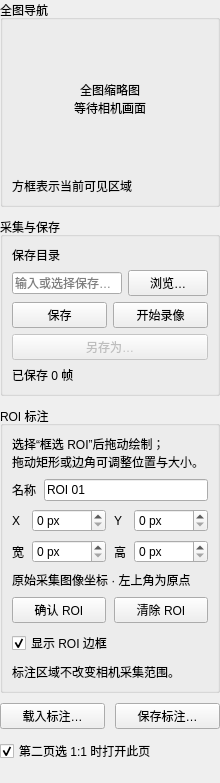
           <widget class="QWidget" name="ccdDetailSidebarContents">
            <layout class="QVBoxLayout" name="ccdDetailSidebarLayout">
             <property name="spacing">
              <number>10</number>
             </property>
             <property name="leftMargin">
              <number>0</number>
             </property>
             <property name="rightMargin">
              <number>0</number>
             </property>
             <property name="topMargin">
              <number>0</number>
             </property>
             <property name="bottomMargin">
              <number>0</number>
             </property>
             <item>
              <widget class="QGroupBox" name="ccdDetailNavigatorGroupBox">
               <property name="title">
                <string>全图导航</string>
               </property>
               <layout class="QVBoxLayout" name="ccdDetailNavigatorLayout">
                <property name="spacing">
                 <number>8</number>
                </property>
                <item>
                 <widget class="QLabel" name="ccdDetailNavigatorLabel">
                  <property name="text">
                   <string>全图缩略图
等待相机画面</string>
                  </property>
                  <property name="alignment">
                   <set>Qt::AlignCenter</set>
                  </property>
                  <property name="minimumSize">
                   <size>
                    <width>0</width>
                    <height>140</height>
                   </size>
                  </property>
                  <property name="maximumSize">
                   <size>
                    <width>16777215</width>
                    <height>140</height>
                   </size>
                  </property>
                 </widget>
                </item>
                <item>
                 <widget class="QLabel" name="ccdDetailNavigatorHintLabel">
                  <property name="text">
                   <string>方框表示当前可见区域</string>
                  </property>
                  <property name="wordWrap">
                   <bool>true</bool>
                  </property>
                 </widget>
                </item>
               </layout>
              </widget>
             </item>
             <item>
              <widget class="QGroupBox" name="ccdDetailCaptureGroupBox">
               <property name="title"><string>采集与保存</string></property>
               <property name="toolTip"><string>“保存”采集新画面；“另存为”在冻结时保存冻结帧。目录与参数页共用，当前录像仍写入原文件。</string></property>
               <layout class="QVBoxLayout" name="ccdDetailCaptureLayout">
                <item>
                 <widget class="QLabel" name="ccdDetailOutputDirectoryLabel">
                  <property name="text"><string>保存目录</string></property>
                 </widget>
                </item>
                <item>
                 <layout class="QHBoxLayout" name="ccdDetailOutputDirectoryLayout">
                  <item>
                   <widget class="QLineEdit" name="ccdDetailOutputDirectoryEdit">
                    <property name="placeholderText"><string>输入或选择保存目录</string></property>
                   </widget>
                  </item>
                  <item>
                   <widget class="QPushButton" name="ccdDetailOutputBrowseButton">
                    <property name="text"><string>浏览…</string></property>
                    <property name="toolTip"><string>目录与参数页共用。新目录用于后续采集和新录像，当前录像仍写入原文件。</string></property>
                   </widget>
                  </item>
                 </layout>
                </item>
                <item>
                 <layout class="QHBoxLayout" name="ccdDetailCaptureButtonsLayout">
                  <item>
                   <widget class="QPushButton" name="ccdDetailCaptureButton">
                    <property name="text"><string>保存</string></property>
                    <property name="toolTip"><string>采集并保存新的完整图像，不保存屏幕截图或冻结的预览帧。</string></property>
                   </widget>
                  </item>
                  <item>
                   <widget class="QPushButton" name="ccdDetailRecordButton">
                    <property name="text"><string>开始录像</string></property>
                    <property name="toolTip"><string>录制实时完整画面，冻结预览不影响录像。更换保存目录后，当前录像仍写入原文件。</string></property>
                   </widget>
                  </item>
                 </layout>
                </item>
                <item>
                 <widget class="QPushButton" name="ccdDetailSaveAsButton">
                  <property name="text"><string>另存为…</string></property>
                  <property name="toolTip"><string>实时预览时另存新采集帧；冻结时另存打开对话框时的完整冻结帧，保留位深和方向，不保存缩放视口或 ROI 标注。不改变默认保存目录。</string></property>
                  <property name="enabled"><bool>false</bool></property>
                 </widget>
                </item>
                <item>
                 <widget class="QLabel" name="ccdDetailSaveStatusLabel">
                  <property name="text"><string>已保存 0 帧</string></property>
                  <property name="wordWrap"><bool>true</bool></property>
                 </widget>
                </item>
               </layout>
              </widget>
             </item>
             <item>
              <widget class="QGroupBox" name="ccdDetailRoiGroupBox">
               <property name="title">
                <string>ROI 标注</string>
               </property>
               <layout class="QVBoxLayout" name="ccdDetailRoiLayout">
                <property name="spacing">
                 <number>8</number>
                </property>
                <item>
                 <widget class="QLabel" name="ccdDetailRoiHintLabel">
                  <property name="text">
                   <string>选择“框选 ROI”后拖动绘制；
拖动矩形或边角可调整位置与大小。</string>
                  </property>
                  <property name="wordWrap">
                   <bool>true</bool>
                  </property>
                 </widget>
                </item>
                <item>
                 <layout class="QHBoxLayout" name="ccdDetailRoiNameLayout">
                  <item>
                   <widget class="QLabel" name="ccdDetailRoiNameLabel">
                    <property name="text">
                     <string>名称</string>
                    </property>
                   </widget>
                  </item>
                  <item>
                   <widget class="QLineEdit" name="ccdDetailRoiNameEdit">
                    <property name="text">
                     <string>ROI 01</string>
                    </property>
                   </widget>
                  </item>
                 </layout>
                </item>
                <item>
                 <layout class="QGridLayout" name="ccdDetailRoiGeometryLayout" columnstretch="0,1,0,1">
                  <item row="0" column="0">
                   <widget class="QLabel" name="ccdDetailRoiXLabel">
                    <property name="text">
                     <string>X</string>
                    </property>
                   </widget>
                  </item>
                  <item row="0" column="1">
                   <widget class="QSpinBox" name="ccdDetailRoiXSpinBox">
                   <property name="minimumSize"><size><width>74</width><height>0</height></size></property>
                   <property name="sizePolicy"><sizepolicy hsizetype="Ignored" vsizetype="Fixed"><horstretch>0</horstretch><verstretch>0</verstretch></sizepolicy></property>
                    <property name="maximum">
                     <number>2147483647</number>
                    </property>
                    <property name="suffix">
                     <string> px</string>
                    </property>
                   </widget>
                  </item>
                  <item row="0" column="2">
                   <widget class="QLabel" name="ccdDetailRoiYLabel">
                    <property name="text">
                     <string>Y</string>
                    </property>
                   </widget>
                  </item>
                  <item row="0" column="3">
                   <widget class="QSpinBox" name="ccdDetailRoiYSpinBox">
                   <property name="minimumSize"><size><width>74</width><height>0</height></size></property>
                   <property name="sizePolicy"><sizepolicy hsizetype="Ignored" vsizetype="Fixed"><horstretch>0</horstretch><verstretch>0</verstretch></sizepolicy></property>
                    <property name="maximum">
                     <number>2147483647</number>
                    </property>
                    <property name="suffix">
                     <string> px</string>
                    </property>
                   </widget>
                  </item>
                  <item row="1" column="0">
                   <widget class="QLabel" name="ccdDetailRoiWidthLabel">
                    <property name="text">
                     <string>宽</string>
                    </property>
                   </widget>
                  </item>
                  <item row="1" column="1">
                   <widget class="QSpinBox" name="ccdDetailRoiWidthSpinBox">
                   <property name="minimumSize"><size><width>74</width><height>0</height></size></property>
                   <property name="sizePolicy"><sizepolicy hsizetype="Ignored" vsizetype="Fixed"><horstretch>0</horstretch><verstretch>0</verstretch></sizepolicy></property>
                    <property name="maximum">
                     <number>2147483647</number>
                    </property>
                    <property name="suffix">
                     <string> px</string>
                    </property>
                   </widget>
                  </item>
                  <item row="1" column="2">
                   <widget class="QLabel" name="ccdDetailRoiHeightLabel">
                    <property name="text">
                     <string>高</string>
                    </property>
                   </widget>
                  </item>
                  <item row="1" column="3">
                   <widget class="QSpinBox" name="ccdDetailRoiHeightSpinBox">
                   <property name="minimumSize"><size><width>74</width><height>0</height></size></property>
                   <property name="sizePolicy"><sizepolicy hsizetype="Ignored" vsizetype="Fixed"><horstretch>0</horstretch><verstretch>0</verstretch></sizepolicy></property>
                    <property name="maximum">
                     <number>2147483647</number>
                    </property>
                    <property name="suffix">
                     <string> px</string>
                    </property>
                   </widget>
                  </item>
                 </layout>
                </item>
                <item>
                 <widget class="QLabel" name="ccdDetailRoiCoordinatesLabel">
                  <property name="text">
                   <string>原始采集图像坐标 · 左上角为原点</string>
                  </property>
                  <property name="wordWrap">
                   <bool>true</bool>
                  </property>
                 </widget>
                </item>
                <item>
                 <layout class="QHBoxLayout" name="ccdDetailRoiActionsLayout">
                  <item>
                   <widget class="QPushButton" name="ccdDetailRoiApplyButton">
                    <property name="text">
                     <string>确认 ROI</string>
                    </property>
                   </widget>
                  </item>
                  <item>
                   <widget class="QPushButton" name="ccdDetailRoiClearButton">
                    <property name="text">
                     <string>清除 ROI</string>
                    </property>
                   </widget>
                  </item>
                 </layout>
                </item>
                <item>
                 <widget class="QCheckBox" name="ccdDetailShowRoiCheckBox">
                  <property name="text">
                   <string>显示 ROI 边框</string>
                  </property>
                  <property name="checked">
                   <bool>true</bool>
                  </property>
                 </widget>
                </item>
                <item>
                 <widget class="QLabel" name="ccdDetailRoiScopeLabel">
                  <property name="text">
                   <string>标注区域不改变相机采集范围。</string>
                  </property>
                  <property name="wordWrap">
                   <bool>true</bool>
                  </property>
                 </widget>
                </item>
               </layout>
              </widget>
             </item>
             <item>
              <layout class="QHBoxLayout" name="ccdDetailRoiFilesLayout">
               <item>
                <widget class="QPushButton" name="ccdDetailRoiLoadButton">
                 <property name="text">
                  <string>载入标注…</string>
                 </property>
                </widget>
               </item>
               <item>
                <widget class="QPushButton" name="ccdDetailRoiSaveButton">
                 <property name="text">
                  <string>保存标注…</string>
                 </property>
                </widget>
               </item>
              </layout>
             </item>
             <item>
              <widget class="QCheckBox" name="ccdDetailAutoOpenCheckBox">
               <property name="text">
                <string>第二页选 1:1 时打开此页</string>
               </property>
               <property name="checked">
                <bool>true</bool>
               </property>
              </widget>
             </item>
             <item>
              <spacer name="ccdDetailSidebarSpacer">
               <property name="orientation">
                <enum>Qt::Vertical</enum>
               </property>
               <property name="sizeHint">
                <size>
                 <width>20</width>
                 <height>20</height>
                </size>
               </property>
              </spacer>
             </item>
            </layout>
           </widget>
